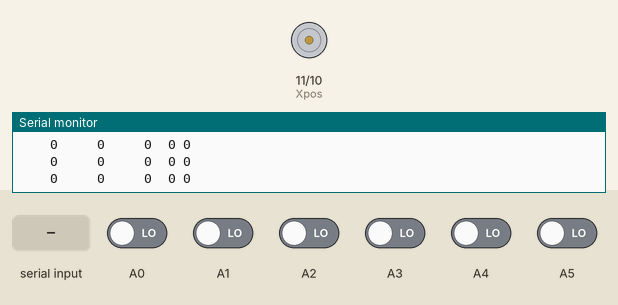
A sketch run on a simulated Arduino Uno, built with avr-gcc and run on an emulated ATmega328P. Shown: motor-driver pin pairs drawn as motors (green arrow = first pin HIGH = forward, orange = second pin HIGH = backward, longer = more drive), the last lines printed to the serial monitor. The inputs (shaded band) are chosen by the test bench; at power-on: A0–5 LOW.

Above: at 2.2 s.
2.3 s: A1 driven HIGH
At 2.9 s:
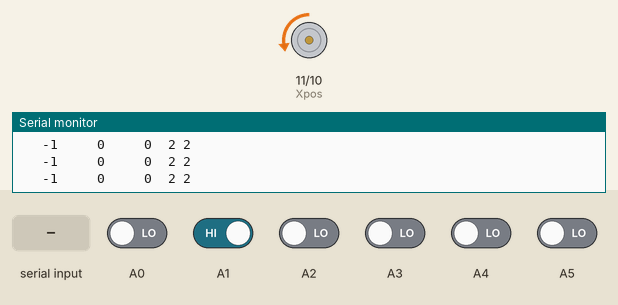
3.8 s: "r" received over Serial
At 5.0 s:
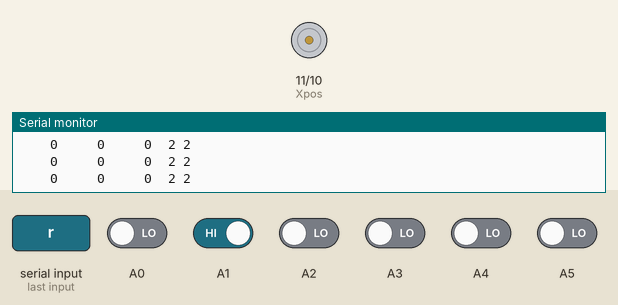
5.3 s: A0 driven HIGH
At 6.4 s:
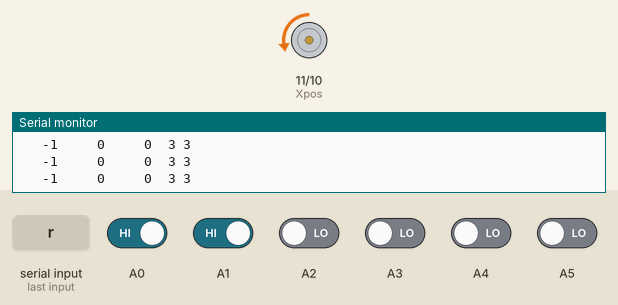
6.8 s: A1 driven LOW
At 7.4 s:
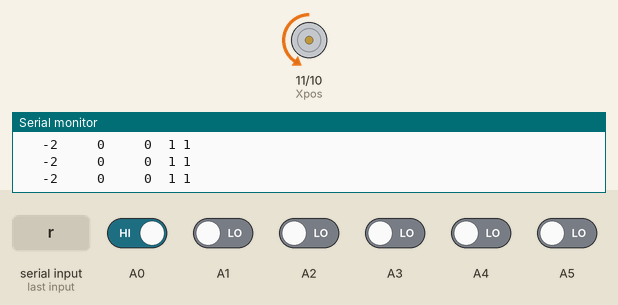
8.3 s: A0 driven LOW
At 8.7 s:
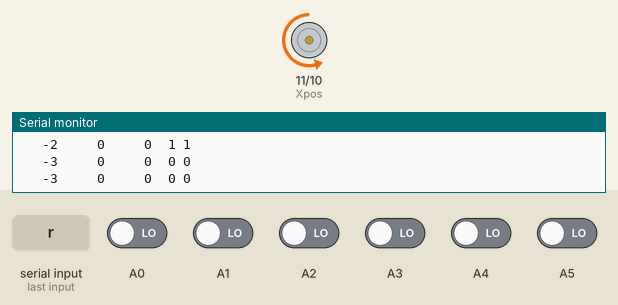
9.8 s: A0 driven HIGH
At 10.9 s:
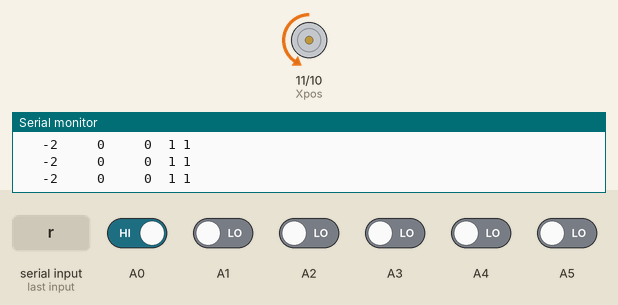
Timing chart, 0 to 12.3 s (numbered marks = the images above; inputs shaded):
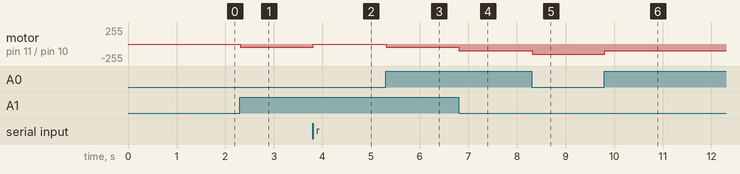

Measured:
- after the input at 2.3 s, motor on pin 11 (Xpos) / pin 10 (Xneg): stopped → backward 51/255 at once
- after the input at 3.8 s, motor on pin 11 (Xpos) / pin 10 (Xneg): backward 51/255 → stopped at once
- after the input at 5.3 s, motor on pin 11 (Xpos) / pin 10 (Xneg): stopped → backward 51/255 at once
- after the input at 6.8 s, motor on pin 11 (Xpos) / pin 10 (Xneg): backward 51/255 → backward 102/255 at once
- after the input at 8.3 s, motor on pin 11 (Xpos) / pin 10 (Xneg): backward 102/255 → backward 153/255 at once
- after the input at 9.8 s, motor on pin 11 (Xpos) / pin 10 (Xneg): backward 153/255 → backward 102/255 at once

The sketch:

PID_multiaxis.ino
```cpp
#include <PinChangeInt.h>

int Xpos = 11;
int Xneg = 10;

float kp = 0.2f;
float ki = 0.0000f;
float kd = 0.8f;

int8_t enc_states[] = {0,-1,1,0,1,0,0,-1,-1,0,0,1,0,1,-1,0};
uint8_t old_values = 0;

struct Motion {
  int8_t x,y,z;
} m;

uint32_t read_encoder()
{
  uint8_t new_values = PINC;
  m.x = -enc_states[((3&old_values)<<2)|(3&new_values)];
  m.y = enc_states[(((12&old_values)<<2)|(12&new_values))>>2];
  m.z = enc_states[(((48&old_values)<<2)|(48&new_values))>>4];
  old_values = new_values;
  return 1;
}

int positionX = 0;
int positionY = 0;
int positionZ = 0;
int lastPosition = 0;
int destination = 0;


void doEncoder()
{
  int8_t tmpdata;
  //Motion m =
  read_encoder();
  positionX += m.x;
  positionY += m.y;
  positionZ += m.z;
}

void setup()
{
  pinMode(2, INPUT);
  pinMode(3, INPUT);
  pinMode(Xpos, OUTPUT);
  pinMode(Xneg, OUTPUT);

  digitalWrite(Xpos, LOW);
  digitalWrite(Xneg, LOW);

  Serial.begin(9600);
  delay(1000);

#if 0
  // encoder pin on interrupt 0 (pin 2)
  attachInterrupt(0, doEncoder, CHANGE);
  // encoder pin on interrupt 1 (pin 3)
  attachInterrupt(1, doEncoder, CHANGE);
#else
  PCintPort::attachInterrupt(A0,doEncoder,CHANGE);
  PCintPort::attachInterrupt(A1,doEncoder,CHANGE);
  PCintPort::attachInterrupt(A2,doEncoder,CHANGE);
  PCintPort::attachInterrupt(A3,doEncoder,CHANGE);
  PCintPort::attachInterrupt(A4,doEncoder,CHANGE);
  PCintPort::attachInterrupt(A5,doEncoder,CHANGE);
#endif
}

static int state = 0;

void Speed( int v ) {
  if( v > 0 ) {
    digitalWrite(Xpos,LOW);
    analogWrite(Xneg,v);
  } else {
    v = -v;
    digitalWrite(Xneg,LOW);
    analogWrite(Xpos,v);
  }
}
void Speed2( float v ) {
  if( v > 1.0f )
    Speed( 255 );
  else if( v < -1.0f )
    Speed( -255 );
  else
    Speed( 255 * v );
}

void stop()
{
  digitalWrite( Xpos, LOW );
  digitalWrite( Xneg, LOW );
}

int neg = 1;
int newAngle = 0;
void ResetAngle() {
  neg = 1;
  newAngle = 0;
}
int frame = 0;
int comp = 0;
int I = 0;
int motion = 0;
void loop()
{
  byte inByte, zero = 0;
  if (Serial.available() > 0) {
    // get incoming byte:
    inByte = Serial.read();
    Serial.print("rec:");
    Serial.println(inByte, DEC);
    if( inByte == 'p' ) {
      kp = neg*newAngle / 100.0f;
      ResetAngle();
    } else if( inByte == 'i' ) {
      ki = neg*newAngle / 10000.0f;
      ResetAngle();
    } else if( inByte == 'd' ) {
      kd = neg*newAngle / 1000.0f;
      ResetAngle();
    } else if( inByte == 'g' ) {
      destination = neg*newAngle;
      ResetAngle();
    } else if( inByte == 'm' ) {
      motion = neg*newAngle;
      ResetAngle();
    } else if( inByte == 'r' ) {
      destination = 0;
      positionX = 0;
    } else if( inByte == '-' ) {
      neg = -neg;
    } else {
      int dec = inByte-'0';
      newAngle *= 10;
      newAngle += dec;
    }
  }

  destination += motion;

  int dir = 0;
  int dist = dist = destination - positionX;
  int speed = positionX - lastPosition;
  I += dist;

  float PID = kp * dist + ki * I - kd * speed;

  if( destination > positionX )
  {
    dir = 1;
  }

  if( destination < positionX )
  {
    dir = -1;
    dist = -dist;
    speed = -speed;
  }

  Speed2( PID );

  lastPosition = positionX;
  ++frame;
  if( ( frame & 31 ) == 0 )
  {
    char buffer[ 24 ];
    //sprintf( buffer, "%5i %4i  -> %5i : %5i %2i", positionX, speed, destination, dist, dir );
    sprintf( buffer, "%5i %5i %5i  %x %x",
      positionX, positionY, positionZ, old_values, PINC );
    Serial.println(buffer);
  }
  //Serial.println(old_AB, DEC);
  delay(5);
}
```
